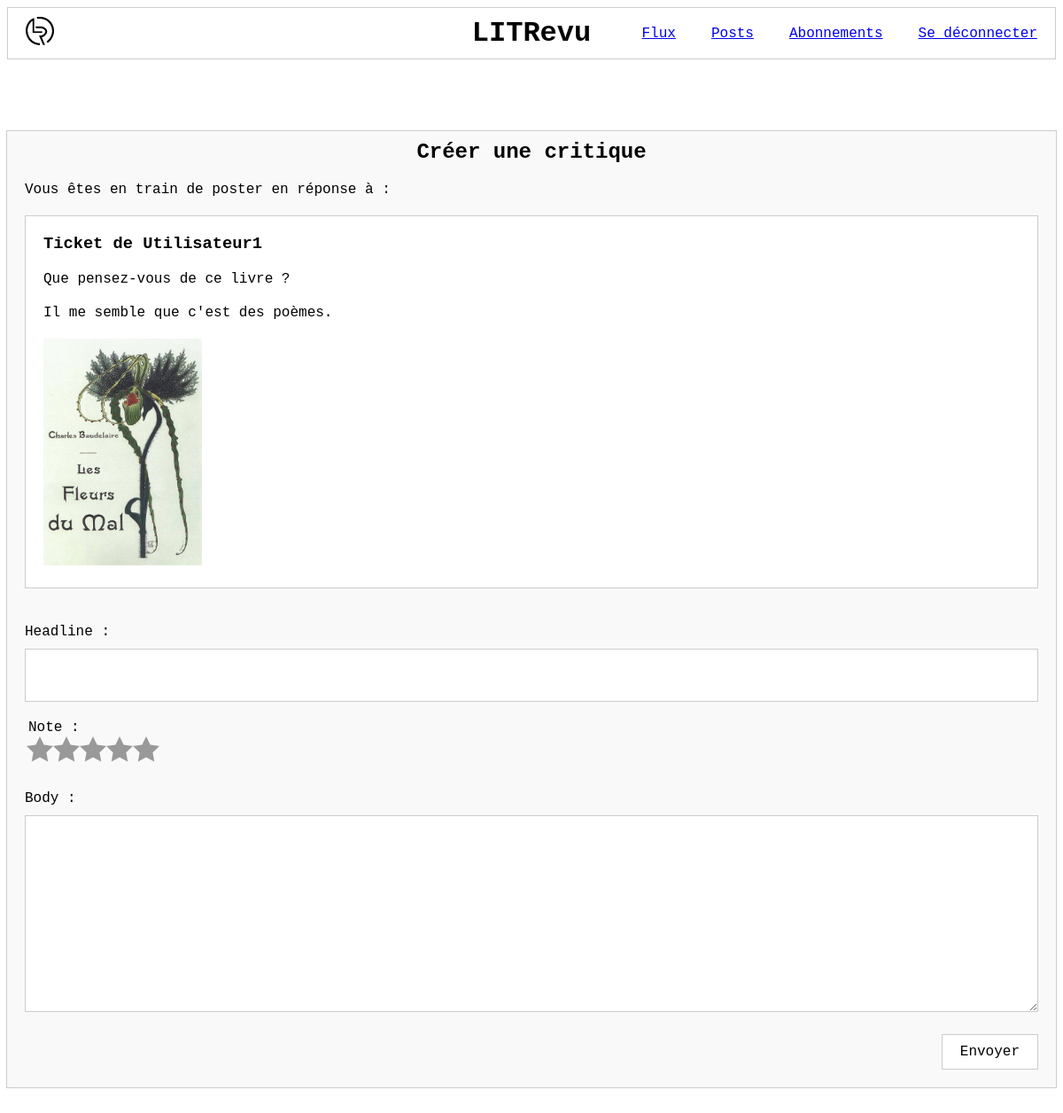
The page /review/create_review/21/ (signed in) on the database its author committed.
### reviews/models.py (models this page shows)
class Ticket(models.Model):
    title = models.fields.CharField(max_length=128)
    description = models.fields.TextField(max_length=2048, blank=True)
    user = models.ForeignKey(to=settings.AUTH_USER_MODEL, on_delete=models.CASCADE)
    image = models.ImageField(null=True, blank=True)
    time_created = models.fields.DateTimeField(auto_now_add=True)

### authentication/models.py (models this page shows)
class User(AbstractUser):
    first_name = None
    last_name = None

### reviews/views.py (the view, shortened to what this page needs)
# urls.py: path('create_review/<int:ticket_id>/', views.create_review, name='create_review'),
@login_required
def create_review(request, ticket_id):
    ticket = get_object_or_404(Ticket, id=ticket_id)
    form = forms.ReviewForm()
    context = {
        "form": form,
        "ticket": ticket,
    }
    return render(request, "reviews/create_review.html", context=context)

### reviews/forms.py
class ReviewForm(forms.ModelForm):
    class Meta:
        model = Review
        fields = ("rating", "headline", "body")

### reviews/templates/reviews/create_review.html (shortened to what this page needs)
{% extends "base.html" %}
{% load static %}
{% block extra_css %}
<link rel="stylesheet" href="{% static 'reviews/base_review.css' %}">
<link rel="stylesheet" href="{% static 'reviews/create_review.css' %}">
<link rel="stylesheet" href="{% static 'reviews/starability/starability-basic.css' %}">
{% endblock %}
{% block content %}
<section class="original-post">
    <h2>Créer une critique</h2>
    <p class="answer-label">
        Vous êtes en train de poster en réponse à :
    </p>
    <div class="ticket">
        <h3>Ticket de {{ ticket.user }}</h3>
        <p>{{ ticket.title }}</p>
        <p>{{ ticket.description }}</p>
        {% if ticket.image %}
        <div class="ticket-img">
            <img src="{{ ticket.image.url }}" alt="Image du ticket">
        </div>
        {% endif %}
    </div>
    <form class="review" method="post">
        <div>
            {{ form.headline.label_tag }}
            {{ form.headline }}
        </div>
        <fieldset class="starability-basic">
            <legend>Note :</legend>
            <label for="first-star" title="Très mauvais">1 étoile</label>
            <label for="second-star" title="Mauvais">2 étoiles</label>
            <label for="third-star" title="Moyen">3 étoiles</label>
            <label for="fourth-star" title="Bien">4 étoiles</label>
            <label for="fifth-star" title="Excellent">5 étoiles</label>
        </fieldset>
        <div>
            {{ form.body.label_tag }}
            {{ form.body }}
        </div>
        <button type="submit">Envoyer</button>
    </form>
</section>
{% endblock content %}

### static/styles.css (style rules this page uses)
body { font-family: 'Courier New', Courier, monospace; }
.button, button { padding: 10px 20px; font-size: 16px; font-family: 'Courier New', Courier, monospace; background-color: white; color: black; border: 1px solid #ccc; cursor: pointer; text-decoration: none; }

### reviews/static/reviews/base_review.css (style rules this page uses)
section { margin: 40px 0; padding: 0; list-style: none; width: 100%; display: flex; flex-direction: column; gap: 30px; }
h2, h3, h4, p { margin: 0; }
h2 { align-self: center; margin-top: 10px; }
label { display: block; margin-bottom: 10px; }
input, textarea { width: 100%; padding: 20px; border: 1px solid #ccc; background-color: white; box-sizing: border-box; font-size: 16px; }
textarea { min-width: 100%; max-width: 100%; }
button { align-self: flex-end; width: auto; }
.review, .ticket { display: flex; flex-direction: column; gap: 20px; border: 1px solid #ccc; padding: 20px; background-color: #f9f9f9; }
.ticket-img img { max-width: 256px; max-height: 256px; object-fit: contain }
.original-post { gap: 0; margin-bottom: 0; border: 1px solid #ccc; background-color: #f9f9f9; }
.answer-label { margin: 20px; }

### reviews/static/reviews/create_review.css (style rules this page uses)
.ticket { background-color: white; margin: 20px; margin-top: 0; }
.review { border: none; }

### reviews/static/reviews/starability/starability-basic.css (style rules this page uses)
.starability-basic { display: block; position: relative; width: 150px; min-height: 60px; padding: 0; border: none; }
.starability-basic > input:checked ~ label, .starability-basic > input:focus ~ label { background-position: 0 0; }
.starability-basic > label { position: relative; display: inline-block; float: left; width: 30px; height: 30px; font-size: 0.1em; color: transparent; cursor: pointer; background-repeat: no-repeat; background-position: 0 -30px; }
.starability-basic > label::before { content: ''; position: absolute; display: block; height: 30px; background-position: 0 30px; pointer-events: none; opacity: 0; }
.starability-basic > label:nth-of-type(5)::before { width: 120px; left: -120px; }
.starability-basic > label:nth-of-type(4)::before { width: 90px; left: -90px; }
.starability-basic > label:nth-of-type(3)::before { width: 60px; left: -60px; }
.starability-basic > label:nth-of-type(2)::before { width: 30px; left: -30px; }
.starability-basic > label:nth-of-type(1)::before { width: 0px; left: 0px; }

### rows shown on the page
Ticket: user "Utilisateur1", title "Que pensez-vous de ce livre ?", description "Il me semble que c'est des poèmes.", image (picture)
